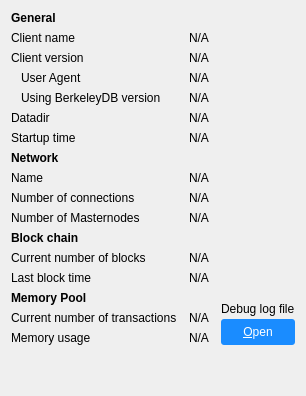
     <widget class="QWidget" name="tab_info">
      <attribute name="title">
       <string>&amp;Information</string>
      </attribute>
      <layout class="QGridLayout" name="gridLayout" columnstretch="0,1,0">
       <property name="horizontalSpacing">
        <number>12</number>
       </property>
       <item row="0" column="0">
        <widget class="QLabel" name="label_9">
         <property name="font">
          <font>
           <weight>75</weight>
           <bold>true</bold>
          </font>
         </property>
         <property name="text">
          <string>General</string>
         </property>
        </widget>
       </item>
       <item row="1" column="0">
        <widget class="QLabel" name="label_5">
         <property name="text">
          <string>Client name</string>
         </property>
        </widget>
       </item>
       <item row="1" column="1" colspan="2">
        <widget class="QLabel" name="clientName">
         <property name="cursor">
          <cursorShape>IBeamCursor</cursorShape>
         </property>
         <property name="text">
          <string>N/A</string>
         </property>
         <property name="textFormat">
          <enum>Qt::PlainText</enum>
         </property>
         <property name="textInteractionFlags">
          <set>Qt::LinksAccessibleByMouse|Qt::TextSelectableByKeyboard|Qt::TextSelectableByMouse</set>
         </property>
        </widget>
       </item>
       <item row="2" column="0">
        <widget class="QLabel" name="label_6">
         <property name="text">
          <string>Client version</string>
         </property>
        </widget>
       </item>
       <item row="2" column="1" colspan="2">
        <widget class="QLabel" name="clientVersion">
         <property name="cursor">
          <cursorShape>IBeamCursor</cursorShape>
         </property>
         <property name="text">
          <string>N/A</string>
         </property>
         <property name="textFormat">
          <enum>Qt::PlainText</enum>
         </property>
         <property name="textInteractionFlags">
          <set>Qt::LinksAccessibleByMouse|Qt::TextSelectableByKeyboard|Qt::TextSelectableByMouse</set>
         </property>
        </widget>
       </item>
       <item row="3" column="0">
        <widget class="QLabel" name="labelClientUserAgent">
         <property name="text">
          <string>User Agent</string>
         </property>
         <property name="indent">
          <number>10</number>
         </property>
        </widget>
       </item>
       <item row="3" column="1" colspan="2">
        <widget class="QLabel" name="clientUserAgent">
         <property name="cursor">
          <cursorShape>IBeamCursor</cursorShape>
         </property>
         <property name="text">
          <string>N/A</string>
         </property>
         <property name="textFormat">
          <enum>Qt::PlainText</enum>
         </property>
         <property name="textInteractionFlags">
          <set>Qt::LinksAccessibleByMouse|Qt::TextSelectableByKeyboard|Qt::TextSelectableByMouse</set>
         </property>
        </widget>
       </item>
       <item row="4" column="0">
        <widget class="QLabel" name="label_berkeleyDBVersion">
         <property name="text">
          <string>Using BerkeleyDB version</string>
         </property>
         <property name="indent">
          <number>10</number>
         </property>
        </widget>
       </item>
       <item row="4" column="1" colspan="2">
        <widget class="QLabel" name="berkeleyDBVersion">
         <property name="cursor">
          <cursorShape>IBeamCursor</cursorShape>
         </property>
         <property name="text">
          <string>N/A</string>
         </property>
         <property name="textFormat">
          <enum>Qt::PlainText</enum>
         </property>
         <property name="textInteractionFlags">
          <set>Qt::LinksAccessibleByMouse|Qt::TextSelectableByKeyboard|Qt::TextSelectableByMouse</set>
         </property>
        </widget>
       </item>
       <item row="5" column="0">
        <widget class="QLabel" name="label_12">
         <property name="text">
          <string>Datadir</string>
         </property>
        </widget>
       </item>
       <item row="5" column="1" colspan="2">
        <widget class="QLabel" name="dataDir">
         <property name="cursor">
          <cursorShape>IBeamCursor</cursorShape>
         </property>
         <property name="text">
          <string>N/A</string>
         </property>
         <property name="textFormat">
          <enum>Qt::PlainText</enum>
         </property>
         <property name="wordWrap">
          <bool>true</bool>
         </property>
         <property name="textInteractionFlags">
          <set>Qt::LinksAccessibleByMouse|Qt::TextSelectableByKeyboard|Qt::TextSelectableByMouse</set>
         </property>
        </widget>
       </item>
       <item row="6" column="0">
        <widget class="QLabel" name="label_13">
         <property name="text">
          <string>Startup time</string>
         </property>
        </widget>
       </item>
       <item row="6" column="1" colspan="2">
        <widget class="QLabel" name="startupTime">
         <property name="cursor">
          <cursorShape>IBeamCursor</cursorShape>
         </property>
         <property name="text">
          <string>N/A</string>
         </property>
         <property name="textFormat">
          <enum>Qt::PlainText</enum>
         </property>
         <property name="textInteractionFlags">
          <set>Qt::LinksAccessibleByMouse|Qt::TextSelectableByKeyboard|Qt::TextSelectableByMouse</set>
         </property>
        </widget>
       </item>
       <item row="7" column="0">
        <widget class="QLabel" name="labelNetwork">
         <property name="font">
          <font>
           <weight>75</weight>
           <bold>true</bold>
          </font>
         </property>
         <property name="text">
          <string>Network</string>
         </property>
        </widget>
       </item>
       <item row="8" column="0">
        <widget class="QLabel" name="label_8">
         <property name="text">
          <string>Name</string>
         </property>
        </widget>
       </item>
       <item row="8" column="1" colspan="2">
        <widget class="QLabel" name="networkName">
         <property name="cursor">
          <cursorShape>IBeamCursor</cursorShape>
         </property>
         <property name="text">
          <string>N/A</string>
         </property>
         <property name="textFormat">
          <enum>Qt::PlainText</enum>
         </property>
         <property name="textInteractionFlags">
          <set>Qt::LinksAccessibleByMouse|Qt::TextSelectableByKeyboard|Qt::TextSelectableByMouse</set>
         </property>
        </widget>
       </item>
       <item row="9" column="0">
        <widget class="QLabel" name="label_7">
         <property name="text">
          <string>Number of connections</string>
         </property>
        </widget>
       </item>
       <item row="9" column="1" colspan="2">
        <widget class="QLabel" name="numberOfConnections">
         <property name="cursor">
          <cursorShape>IBeamCursor</cursorShape>
         </property>
         <property name="text">
          <string>N/A</string>
         </property>
         <property name="textFormat">
          <enum>Qt::PlainText</enum>
         </property>
         <property name="textInteractionFlags">
          <set>Qt::LinksAccessibleByMouse|Qt::TextSelectableByKeyboard|Qt::TextSelectableByMouse</set>
         </property>
        </widget>
       </item>
       <item row="10" column="0">
        <widget class="QLabel" name="masternodeCountLabel">
         <property name="text">
          <string>Number of Masternodes</string>
         </property>
        </widget>
       </item>
       <item row="10" column="1">
        <widget class="QLabel" name="masternodeCount">
         <property name="text">
          <string>N/A</string>
         </property>
        </widget>
       </item>
       <item row="11" column="0">
        <widget class="QLabel" name="label_10">
         <property name="font">
          <font>
           <weight>75</weight>
           <bold>true</bold>
          </font>
         </property>
         <property name="text">
          <string>Block chain</string>
         </property>
        </widget>
       </item>
       <item row="12" column="0">
        <widget class="QLabel" name="label_3">
         <property name="text">
          <string>Current number of blocks</string>
         </property>
        </widget>
       </item>
       <item row="12" column="1" colspan="2">
        <widget class="QLabel" name="numberOfBlocks">
         <property name="cursor">
          <cursorShape>IBeamCursor</cursorShape>
         </property>
         <property name="text">
          <string>N/A</string>
         </property>
         <property name="textFormat">
          <enum>Qt::PlainText</enum>
         </property>
         <property name="textInteractionFlags">
          <set>Qt::LinksAccessibleByMouse|Qt::TextSelectableByKeyboard|Qt::TextSelectableByMouse</set>
         </property>
        </widget>
       </item>
       <item row="13" column="0">
        <widget class="QLabel" name="labelLastBlockTime">
         <property name="text">
          <string>Last block time</string>
         </property>
        </widget>
       </item>
       <item row="13" column="1" colspan="2">
        <widget class="QLabel" name="lastBlockTime">
         <property name="cursor">
          <cursorShape>IBeamCursor</cursorShape>
         </property>
         <property name="text">
          <string>N/A</string>
         </property>
         <property name="textFormat">
          <enum>Qt::PlainText</enum>
         </property>
         <property name="textInteractionFlags">
          <set>Qt::LinksAccessibleByMouse|Qt::TextSelectableByKeyboard|Qt::TextSelectableByMouse</set>
         </property>
        </widget>
       </item>
       <item row="14" column="0">
        <widget class="QLabel" name="labelMempoolTitle">
         <property name="font">
          <font>
           <weight>75</weight>
           <bold>true</bold>
          </font>
         </property>
         <property name="text">
          <string>Memory Pool</string>
         </property>
        </widget>
       </item>
       <item row="15" column="0">
        <widget class="QLabel" name="labelNumberOfTransactions">
         <property name="text">
          <string>Current number of transactions</string>
         </property>
        </widget>
       </item>
       <item row="15" column="1">
        <widget class="QLabel" name="mempoolNumberTxs">
         <property name="cursor">
          <cursorShape>IBeamCursor</cursorShape>
         </property>
         <property name="text">
          <string>N/A</string>
         </property>
         <property name="textFormat">
          <enum>Qt::PlainText</enum>
         </property>
         <property name="textInteractionFlags">
          <set>Qt::LinksAccessibleByMouse|Qt::TextSelectableByKeyboard|Qt::TextSelectableByMouse</set>
         </property>
        </widget>
       </item>
       <item row="16" column="0">
        <widget class="QLabel" name="labelMemoryUsage">
         <property name="text">
          <string>Memory usage</string>
         </property>
        </widget>
       </item>
       <item row="16" column="1">
        <widget class="QLabel" name="mempoolSize">
         <property name="cursor">
          <cursorShape>IBeamCursor</cursorShape>
         </property>
         <property name="text">
          <string>N/A</string>
         </property>
         <property name="textFormat">
          <enum>Qt::PlainText</enum>
         </property>
         <property name="textInteractionFlags">
          <set>Qt::LinksAccessibleByMouse|Qt::TextSelectableByKeyboard|Qt::TextSelectableByMouse</set>
         </property>
        </widget>
       </item>
       <item row="14" column="2" rowspan="3">
        <layout class="QVBoxLayout" name="verticalLayoutDebugButton">
         <property name="spacing">
          <number>3</number>
         </property>
         <item>
          <spacer name="verticalSpacer_2">
           <property name="orientation">
            <enum>Qt::Vertical</enum>
           </property>
           <property name="sizeHint" stdset="0">
            <size>
             <width>10</width>
             <height>5</height>
            </size>
           </property>
          </spacer>
         </item>
         <item>
          <widget class="QLabel" name="labelDebugLogfile">
           <property name="text">
            <string>Debug log file</string>
           </property>
          </widget>
         </item>
         <item>
          <widget class="QPushButton" name="openDebugLogfileButton">
           <property name="toolTip">
            <string>Open the Addmore Core debug log file from the current data directory. This can take a few seconds for large log files.</string>
           </property>
           <property name="styleSheet">
            <string notr="true">QPushButton { /* Global Button Style */
background-color: #1a8cff;
border:0;
border-radius:3px;
color:#ffffff;
font-size:12px;
font-weight:normal;
height: 20px;
padding-left:10px;
padding-right:10px;
padding-top:3px;
padding-bottom:3px;
}

QPushButton:hover {
background-color: #0073e6;
}

QPushButton:focus {
border:none;
outline:none;
}

QPushButton:disabled {
    background-color: rgba(26, 140, 255, 0.5);
}</string>
           </property>
           <property name="text">
            <string>&amp;Open</string>
           </property>
           <property name="autoDefault">
            <bool>false</bool>
           </property>
          </widget>
         </item>
        </layout>
       </item>
       <item row="18" column="0">
        <spacer name="verticalSpacer">
         <property name="orientation">
          <enum>Qt::Vertical</enum>
         </property>
         <property name="sizeHint" stdset="0">
          <size>
           <width>20</width>
           <height>40</height>
          </size>
         </property>
        </spacer>
       </item>
      </layout>
     </widget>
